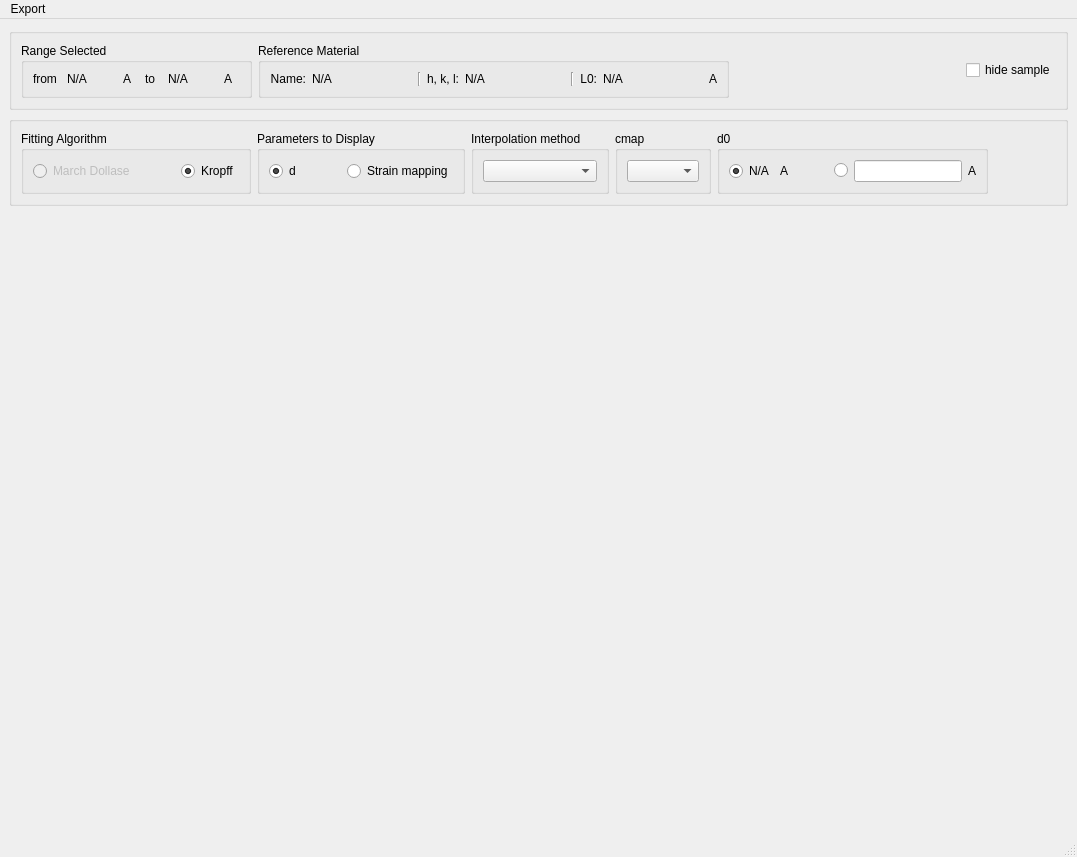
<?xml version="1.0" encoding="UTF-8"?>
<ui version="4.0">
 <class>MainWindow</class>
 <widget class="QMainWindow" name="MainWindow">
  <property name="geometry">
   <rect>
    <x>0</x>
    <y>0</y>
    <width>1077</width>
    <height>857</height>
   </rect>
  </property>
  <property name="windowTitle">
   <string>Strain Mapping</string>
  </property>
  <widget class="QWidget" name="centralwidget">
   <layout class="QVBoxLayout" name="verticalLayout">
    <item>
     <layout class="QHBoxLayout" name="horizontalLayout_10">
      <item>
       <widget class="QGroupBox" name="groupBox">
        <property name="title">
         <string/>
        </property>
        <layout class="QHBoxLayout" name="horizontalLayout_9">
         <item>
          <widget class="QGroupBox" name="groupBox_6">
           <property name="title">
            <string>Range Selected</string>
           </property>
           <layout class="QHBoxLayout" name="horizontalLayout_7">
            <item>
             <widget class="QLabel" name="label_8">
              <property name="text">
               <string>from </string>
              </property>
             </widget>
            </item>
            <item>
             <widget class="QLabel" name="from_lambda">
              <property name="sizePolicy">
               <sizepolicy hsizetype="Expanding" vsizetype="Preferred">
                <horstretch>0</horstretch>
                <verstretch>0</verstretch>
               </sizepolicy>
              </property>
              <property name="minimumSize">
               <size>
                <width>50</width>
                <height>0</height>
               </size>
              </property>
              <property name="maximumSize">
               <size>
                <width>50</width>
                <height>16777215</height>
               </size>
              </property>
              <property name="text">
               <string>N/A</string>
              </property>
             </widget>
            </item>
            <item>
             <widget class="QLabel" name="range_selected_from_units_label">
              <property name="text">
               <string>A</string>
              </property>
             </widget>
            </item>
            <item>
             <widget class="QLabel" name="label_10">
              <property name="text">
               <string>to</string>
              </property>
             </widget>
            </item>
            <item>
             <widget class="QLabel" name="to_lambda">
              <property name="sizePolicy">
               <sizepolicy hsizetype="Expanding" vsizetype="Preferred">
                <horstretch>0</horstretch>
                <verstretch>0</verstretch>
               </sizepolicy>
              </property>
              <property name="minimumSize">
               <size>
                <width>50</width>
                <height>0</height>
               </size>
              </property>
              <property name="maximumSize">
               <size>
                <width>50</width>
                <height>16777215</height>
               </size>
              </property>
              <property name="text">
               <string>N/A</string>
              </property>
             </widget>
            </item>
            <item>
             <widget class="QLabel" name="range_selected_to_units_label">
              <property name="text">
               <string>A</string>
              </property>
             </widget>
            </item>
           </layout>
          </widget>
         </item>
         <item>
          <widget class="QGroupBox" name="groupBox_5">
           <property name="title">
            <string>Reference Material</string>
           </property>
           <layout class="QHBoxLayout" name="horizontalLayout_8">
            <item>
             <widget class="QLabel" name="label_6">
              <property name="text">
               <string>Name:</string>
              </property>
              <property name="alignment">
               <set>Qt::AlignRight|Qt::AlignTrailing|Qt::AlignVCenter</set>
              </property>
             </widget>
            </item>
            <item>
             <widget class="QLabel" name="material_name">
              <property name="minimumSize">
               <size>
                <width>100</width>
                <height>0</height>
               </size>
              </property>
              <property name="maximumSize">
               <size>
                <width>100</width>
                <height>16777215</height>
               </size>
              </property>
              <property name="text">
               <string>N/A</string>
              </property>
             </widget>
            </item>
            <item>
             <widget class="Line" name="line">
              <property name="orientation">
               <enum>Qt::Vertical</enum>
              </property>
             </widget>
            </item>
            <item>
             <widget class="QLabel" name="label_2">
              <property name="text">
               <string>h, k, l:</string>
              </property>
              <property name="alignment">
               <set>Qt::AlignRight|Qt::AlignTrailing|Qt::AlignVCenter</set>
              </property>
             </widget>
            </item>
            <item>
             <widget class="QLabel" name="hkl_value">
              <property name="minimumSize">
               <size>
                <width>100</width>
                <height>0</height>
               </size>
              </property>
              <property name="maximumSize">
               <size>
                <width>100</width>
                <height>16777215</height>
               </size>
              </property>
              <property name="text">
               <string>N/A</string>
              </property>
             </widget>
            </item>
            <item>
             <widget class="Line" name="line_2">
              <property name="orientation">
               <enum>Qt::Vertical</enum>
              </property>
             </widget>
            </item>
            <item>
             <widget class="QLabel" name="reference_material_lambda0_label">
              <property name="text">
               <string>L0:</string>
              </property>
              <property name="alignment">
               <set>Qt::AlignRight|Qt::AlignTrailing|Qt::AlignVCenter</set>
              </property>
             </widget>
            </item>
            <item>
             <widget class="QLabel" name="lambda_0">
              <property name="minimumSize">
               <size>
                <width>100</width>
                <height>0</height>
               </size>
              </property>
              <property name="maximumSize">
               <size>
                <width>100</width>
                <height>16777215</height>
               </size>
              </property>
              <property name="text">
               <string>N/A</string>
              </property>
             </widget>
            </item>
            <item>
             <widget class="QLabel" name="reference_material_lambda0_units_label">
              <property name="text">
               <string>A</string>
              </property>
             </widget>
            </item>
           </layout>
          </widget>
         </item>
         <item>
          <spacer name="horizontalSpacer_5">
           <property name="orientation">
            <enum>Qt::Horizontal</enum>
           </property>
           <property name="sizeHint" stdset="0">
            <size>
             <width>40</width>
             <height>20</height>
            </size>
           </property>
          </spacer>
         </item>
         <item>
          <widget class="QCheckBox" name="checkBox">
           <property name="text">
            <string>hide sample</string>
           </property>
          </widget>
         </item>
        </layout>
       </widget>
      </item>
     </layout>
    </item>
    <item>
     <widget class="QGroupBox" name="groupBox_7">
      <property name="sizePolicy">
       <sizepolicy hsizetype="Preferred" vsizetype="Preferred">
        <horstretch>0</horstretch>
        <verstretch>0</verstretch>
       </sizepolicy>
      </property>
      <property name="title">
       <string/>
      </property>
      <layout class="QHBoxLayout" name="horizontalLayout_5">
       <item>
        <widget class="QGroupBox" name="groupBox_4">
         <property name="title">
          <string>Fitting Algorithm</string>
         </property>
         <layout class="QHBoxLayout" name="horizontalLayout">
          <item>
           <widget class="QRadioButton" name="march_dollase_radioButton">
            <property name="enabled">
             <bool>false</bool>
            </property>
            <property name="text">
             <string>March Dollase</string>
            </property>
           </widget>
          </item>
          <item>
           <spacer name="horizontalSpacer_3">
            <property name="orientation">
             <enum>Qt::Horizontal</enum>
            </property>
            <property name="sizeHint" stdset="0">
             <size>
              <width>40</width>
              <height>20</height>
             </size>
            </property>
           </spacer>
          </item>
          <item>
           <widget class="QRadioButton" name="kropff_radioButton">
            <property name="text">
             <string>Kropff</string>
            </property>
            <property name="checked">
             <bool>true</bool>
            </property>
           </widget>
          </item>
         </layout>
        </widget>
       </item>
       <item>
        <widget class="QGroupBox" name="groupBox_2">
         <property name="title">
          <string>Parameters to Display</string>
         </property>
         <layout class="QHBoxLayout" name="horizontalLayout_2">
          <item>
           <widget class="QRadioButton" name="display_d_radioButton">
            <property name="text">
             <string>d</string>
            </property>
            <property name="checked">
             <bool>true</bool>
            </property>
           </widget>
          </item>
          <item>
           <spacer name="horizontalSpacer_2">
            <property name="orientation">
             <enum>Qt::Horizontal</enum>
            </property>
            <property name="sizeHint" stdset="0">
             <size>
              <width>40</width>
              <height>20</height>
             </size>
            </property>
           </spacer>
          </item>
          <item>
           <widget class="QRadioButton" name="display_strain_mapping_radioButton">
            <property name="text">
             <string>Strain mapping</string>
            </property>
           </widget>
          </item>
         </layout>
        </widget>
       </item>
       <item>
        <widget class="QGroupBox" name="interpolation_groupBox">
         <property name="title">
          <string>Interpolation method</string>
         </property>
         <layout class="QHBoxLayout" name="horizontalLayout_4">
          <item>
           <widget class="QComboBox" name="interpolation_comboBox"/>
          </item>
         </layout>
        </widget>
       </item>
       <item>
        <widget class="QGroupBox" name="groupBox_9">
         <property name="title">
          <string>cmap</string>
         </property>
         <layout class="QHBoxLayout" name="horizontalLayout_12">
          <item>
           <widget class="QComboBox" name="cmap_comboBox"/>
          </item>
         </layout>
        </widget>
       </item>
       <item>
        <widget class="QGroupBox" name="groupBox_3">
         <property name="title">
          <string>d0</string>
         </property>
         <layout class="QHBoxLayout" name="horizontalLayout_3">
          <item>
           <widget class="QRadioButton" name="d0_value">
            <property name="text">
             <string>N/A</string>
            </property>
            <property name="checked">
             <bool>true</bool>
            </property>
           </widget>
          </item>
          <item>
           <widget class="QLabel" name="d0_units1_label">
            <property name="text">
             <string>A</string>
            </property>
           </widget>
          </item>
          <item>
           <spacer name="horizontalSpacer_6">
            <property name="orientation">
             <enum>Qt::Horizontal</enum>
            </property>
            <property name="sizeHint" stdset="0">
             <size>
              <width>40</width>
              <height>20</height>
             </size>
            </property>
           </spacer>
          </item>
          <item>
           <widget class="QRadioButton" name="d0_user_radioButton">
            <property name="text">
             <string/>
            </property>
           </widget>
          </item>
          <item>
           <widget class="QLineEdit" name="d0_user_value"/>
          </item>
          <item>
           <widget class="QLabel" name="d0_units2_label">
            <property name="text">
             <string>A</string>
            </property>
           </widget>
          </item>
         </layout>
        </widget>
       </item>
       <item>
        <spacer name="horizontalSpacer">
         <property name="orientation">
          <enum>Qt::Horizontal</enum>
         </property>
         <property name="sizeHint" stdset="0">
          <size>
           <width>40</width>
           <height>20</height>
          </size>
         </property>
        </spacer>
       </item>
      </layout>
     </widget>
    </item>
    <item>
     <widget class="QStackedWidget" name="stackedWidget">
      <property name="currentIndex">
       <number>0</number>
      </property>
      <widget class="QWidget" name="page">
       <layout class="QHBoxLayout" name="horizontalLayout_6">
        <item>
         <widget class="QWidget" name="matplotlib_interpolation_widget" native="true">
          <property name="sizePolicy">
           <sizepolicy hsizetype="Expanding" vsizetype="Expanding">
            <horstretch>0</horstretch>
            <verstretch>0</verstretch>
           </sizepolicy>
          </property>
         </widget>
        </item>
       </layout>
      </widget>
      <widget class="QWidget" name="page_2">
       <layout class="QHBoxLayout" name="horizontalLayout_11">
        <item>
         <widget class="QWidget" name="matplotlib_widget" native="true">
          <property name="sizePolicy">
           <sizepolicy hsizetype="Expanding" vsizetype="Preferred">
            <horstretch>0</horstretch>
            <verstretch>0</verstretch>
           </sizepolicy>
          </property>
         </widget>
        </item>
        <item>
         <layout class="QVBoxLayout" name="verticalLayout_2">
          <item>
           <widget class="QLineEdit" name="max_range_lineEdit">
            <property name="sizePolicy">
             <sizepolicy hsizetype="Minimum" vsizetype="Fixed">
              <horstretch>0</horstretch>
              <verstretch>0</verstretch>
             </sizepolicy>
            </property>
           </widget>
          </item>
          <item>
           <widget class="QWidget" name="vertical_range_slider_widget" native="true"/>
          </item>
          <item>
           <widget class="QLineEdit" name="min_range_lineEdit">
            <property name="sizePolicy">
             <sizepolicy hsizetype="Minimum" vsizetype="Fixed">
              <horstretch>0</horstretch>
              <verstretch>0</verstretch>
             </sizepolicy>
            </property>
           </widget>
          </item>
         </layout>
        </item>
       </layout>
      </widget>
     </widget>
    </item>
   </layout>
  </widget>
  <widget class="QMenuBar" name="menubar">
   <property name="geometry">
    <rect>
     <x>0</x>
     <y>0</y>
     <width>1077</width>
     <height>24</height>
    </rect>
   </property>
   <widget class="QMenu" name="menuExport">
    <property name="title">
     <string>Export</string>
    </property>
    <widget class="QMenu" name="menuTable">
     <property name="title">
      <string>Table</string>
     </property>
     <addaction name="actionASCII"/>
     <addaction name="actionJSON"/>
    </widget>
    <widget class="QMenu" name="actionExportImagesAll">
     <property name="title">
      <string>Images</string>
     </property>
     <addaction name="actionall"/>
     <addaction name="separator"/>
     <addaction name="actiond"/>
     <addaction name="actionstrain_mapping"/>
     <addaction name="actionintegrated_image"/>
    </widget>
    <widget class="QMenu" name="menuTable_and_integrated_image">
     <property name="title">
      <string>All</string>
     </property>
     <addaction name="actionASCII_JSON_and_TIF"/>
     <addaction name="actionHDF5"/>
    </widget>
    <addaction name="menuTable"/>
    <addaction name="separator"/>
    <addaction name="actionExportImagesAll"/>
    <addaction name="separator"/>
    <addaction name="menuTable_and_integrated_image"/>
    <addaction name="separator"/>
    <addaction name="action_export_configuration_for_cli"/>
   </widget>
   <addaction name="menuExport"/>
  </widget>
  <widget class="QStatusBar" name="statusbar"/>
  <action name="actionASCII">
   <property name="text">
    <string>ASCII ...</string>
   </property>
  </action>
  <action name="actionJSON">
   <property name="text">
    <string>JSON ...</string>
   </property>
  </action>
  <action name="actiond">
   <property name="text">
    <string>d ...</string>
   </property>
  </action>
  <action name="actionstrain_mapping">
   <property name="text">
    <string>strain mapping ...</string>
   </property>
  </action>
  <action name="actionall">
   <property name="text">
    <string>all ...</string>
   </property>
  </action>
  <action name="actionASCII_JSON_and_TIF">
   <property name="text">
    <string>ASCII, JSON and TIF ...</string>
   </property>
  </action>
  <action name="actionHDF5">
   <property name="text">
    <string>HDF5 ...</string>
   </property>
  </action>
  <action name="actionintegrated_image">
   <property name="text">
    <string>integrated image ...</string>
   </property>
  </action>
  <action name="action_export_configuration_for_cli">
   <property name="text">
    <string>Export configuration for cli ...</string>
   </property>
  </action>
 </widget>
 <resources/>
 <connections>
  <connection>
   <sender>march_dollase_radioButton</sender>
   <signal>clicked()</signal>
   <receiver>MainWindow</receiver>
   <slot>fitting_algorithm_changed()</slot>
   <hints>
    <hint type="sourcelabel">
     <x>136</x>
     <y>208</y>
    </hint>
    <hint type="destinationlabel">
     <x>7</x>
     <y>237</y>
    </hint>
   </hints>
  </connection>
  <connection>
   <sender>kropff_radioButton</sender>
   <signal>clicked()</signal>
   <receiver>MainWindow</receiver>
   <slot>fitting_algorithm_changed()</slot>
   <hints>
    <hint type="sourcelabel">
     <x>235</x>
     <y>189</y>
    </hint>
    <hint type="destinationlabel">
     <x>8</x>
     <y>198</y>
    </hint>
   </hints>
  </connection>
  <connection>
   <sender>display_d_radioButton</sender>
   <signal>clicked()</signal>
   <receiver>MainWindow</receiver>
   <slot>parameters_to_display_changed()</slot>
   <hints>
    <hint type="sourcelabel">
     <x>312</x>
     <y>189</y>
    </hint>
    <hint type="destinationlabel">
     <x>7</x>
     <y>330</y>
    </hint>
   </hints>
  </connection>
  <connection>
   <sender>display_strain_mapping_radioButton</sender>
   <signal>clicked()</signal>
   <receiver>MainWindow</receiver>
   <slot>parameters_to_display_changed()</slot>
   <hints>
    <hint type="sourcelabel">
     <x>449</x>
     <y>208</y>
    </hint>
    <hint type="destinationlabel">
     <x>7</x>
     <y>403</y>
    </hint>
   </hints>
  </connection>
  <connection>
   <sender>d0_value</sender>
   <signal>clicked()</signal>
   <receiver>MainWindow</receiver>
   <slot>d0_to_use_changed()</slot>
   <hints>
    <hint type="sourcelabel">
     <x>834</x>
     <y>208</y>
    </hint>
    <hint type="destinationlabel">
     <x>993</x>
     <y>258</y>
    </hint>
   </hints>
  </connection>
  <connection>
   <sender>d0_user_radioButton</sender>
   <signal>clicked()</signal>
   <receiver>MainWindow</receiver>
   <slot>d0_to_use_changed()</slot>
   <hints>
    <hint type="sourcelabel">
     <x>897</x>
     <y>207</y>
    </hint>
    <hint type="destinationlabel">
     <x>1001</x>
     <y>335</y>
    </hint>
   </hints>
  </connection>
  <connection>
   <sender>d0_user_value</sender>
   <signal>returnPressed()</signal>
   <receiver>MainWindow</receiver>
   <slot>d0_to_use_changed()</slot>
   <hints>
    <hint type="sourcelabel">
     <x>999</x>
     <y>188</y>
    </hint>
    <hint type="destinationlabel">
     <x>998</x>
     <y>195</y>
    </hint>
   </hints>
  </connection>
  <connection>
   <sender>max_range_lineEdit</sender>
   <signal>returnPressed()</signal>
   <receiver>MainWindow</receiver>
   <slot>min_max_lineEdit_value_changed()</slot>
   <hints>
    <hint type="sourcelabel">
     <x>1051</x>
     <y>284</y>
    </hint>
    <hint type="destinationlabel">
     <x>1069</x>
     <y>355</y>
    </hint>
   </hints>
  </connection>
  <connection>
   <sender>min_range_lineEdit</sender>
   <signal>returnPressed()</signal>
   <receiver>MainWindow</receiver>
   <slot>min_max_lineEdit_value_changed()</slot>
   <hints>
    <hint type="sourcelabel">
     <x>1051</x>
     <y>804</y>
    </hint>
    <hint type="destinationlabel">
     <x>1066</x>
     <y>673</y>
    </hint>
   </hints>
  </connection>
  <connection>
   <sender>actionASCII</sender>
   <signal>triggered()</signal>
   <receiver>MainWindow</receiver>
   <slot>export_table_ascii()</slot>
   <hints>
    <hint type="sourcelabel">
     <x>-1</x>
     <y>-1</y>
    </hint>
    <hint type="destinationlabel">
     <x>538</x>
     <y>428</y>
    </hint>
   </hints>
  </connection>
  <connection>
   <sender>actionJSON</sender>
   <signal>triggered()</signal>
   <receiver>MainWindow</receiver>
   <slot>export_table_json()</slot>
   <hints>
    <hint type="sourcelabel">
     <x>-1</x>
     <y>-1</y>
    </hint>
    <hint type="destinationlabel">
     <x>538</x>
     <y>428</y>
    </hint>
   </hints>
  </connection>
  <connection>
   <sender>actionall</sender>
   <signal>triggered()</signal>
   <receiver>MainWindow</receiver>
   <slot>export_images_all_tiff()</slot>
   <hints>
    <hint type="sourcelabel">
     <x>-1</x>
     <y>-1</y>
    </hint>
    <hint type="destinationlabel">
     <x>538</x>
     <y>428</y>
    </hint>
   </hints>
  </connection>
  <connection>
   <sender>actiond</sender>
   <signal>triggered()</signal>
   <receiver>MainWindow</receiver>
   <slot>export_images_d_tiff()</slot>
   <hints>
    <hint type="sourcelabel">
     <x>-1</x>
     <y>-1</y>
    </hint>
    <hint type="destinationlabel">
     <x>538</x>
     <y>428</y>
    </hint>
   </hints>
  </connection>
  <connection>
   <sender>actionstrain_mapping</sender>
   <signal>triggered()</signal>
   <receiver>MainWindow</receiver>
   <slot>export_images_strain_mapping_tiff()</slot>
   <hints>
    <hint type="sourcelabel">
     <x>-1</x>
     <y>-1</y>
    </hint>
    <hint type="destinationlabel">
     <x>538</x>
     <y>428</y>
    </hint>
   </hints>
  </connection>
  <connection>
   <sender>actionintegrated_image</sender>
   <signal>triggered()</signal>
   <receiver>MainWindow</receiver>
   <slot>export_images_integrated_tiff()</slot>
   <hints>
    <hint type="sourcelabel">
     <x>-1</x>
     <y>-1</y>
    </hint>
    <hint type="destinationlabel">
     <x>538</x>
     <y>428</y>
    </hint>
   </hints>
  </connection>
  <connection>
   <sender>actionASCII_JSON_and_TIF</sender>
   <signal>triggered()</signal>
   <receiver>MainWindow</receiver>
   <slot>export_all_ascii_json_tiff()</slot>
   <hints>
    <hint type="sourcelabel">
     <x>-1</x>
     <y>-1</y>
    </hint>
    <hint type="destinationlabel">
     <x>538</x>
     <y>428</y>
    </hint>
   </hints>
  </connection>
  <connection>
   <sender>actionHDF5</sender>
   <signal>triggered()</signal>
   <receiver>MainWindow</receiver>
   <slot>export_all_hdf5()</slot>
   <hints>
    <hint type="sourcelabel">
     <x>-1</x>
     <y>-1</y>
    </hint>
    <hint type="destinationlabel">
     <x>538</x>
     <y>428</y>
    </hint>
   </hints>
  </connection>
  <connection>
   <sender>interpolation_comboBox</sender>
   <signal>currentIndexChanged(int)</signal>
   <receiver>MainWindow</receiver>
   <slot>interpolation_cmap_method_changed()</slot>
   <hints>
    <hint type="sourcelabel">
     <x>614</x>
     <y>214</y>
    </hint>
    <hint type="destinationlabel">
     <x>1073</x>
     <y>486</y>
    </hint>
   </hints>
  </connection>
  <connection>
   <sender>cmap_comboBox</sender>
   <signal>currentIndexChanged(int)</signal>
   <receiver>MainWindow</receiver>
   <slot>interpolation_cmap_method_changed()</slot>
   <hints>
    <hint type="sourcelabel">
     <x>745</x>
     <y>214</y>
    </hint>
    <hint type="destinationlabel">
     <x>1072</x>
     <y>95</y>
    </hint>
   </hints>
  </connection>
  <connection>
   <sender>checkBox</sender>
   <signal>clicked()</signal>
   <receiver>MainWindow</receiver>
   <slot>display_hidden_plot_changed()</slot>
   <hints>
    <hint type="sourcelabel">
     <x>967</x>
     <y>103</y>
    </hint>
    <hint type="destinationlabel">
     <x>1061</x>
     <y>45</y>
    </hint>
   </hints>
  </connection>
  <connection>
   <sender>action_export_configuration_for_cli</sender>
   <signal>triggered()</signal>
   <receiver>MainWindow</receiver>
   <slot>action_configuration_for_cli_clicked()</slot>
   <hints>
    <hint type="sourcelabel">
     <x>-1</x>
     <y>-1</y>
    </hint>
    <hint type="destinationlabel">
     <x>538</x>
     <y>428</y>
    </hint>
   </hints>
  </connection>
 </connections>
 <slots>
  <slot>fitting_algorithm_changed()</slot>
  <slot>parameters_to_display_changed()</slot>
  <slot>d0_to_use_changed()</slot>
  <slot>transparency_slider_changed()</slot>
  <slot>export_clicked()</slot>
  <slot>export_table()</slot>
  <slot>min_max_value_changed()</slot>
  <slot>min_max_lineEdit_value_changed()</slot>
  <slot>export_table_ascii()</slot>
  <slot>export_table_json()</slot>
  <slot>export_images_d_tiff()</slot>
  <slot>export_images_strain_mapping_tiff()</slot>
  <slot>export_images_integrated_tiff()</slot>
  <slot>export_all_hdf5()</slot>
  <slot>export_all_ascii_json_tiff()</slot>
  <slot>export_images_all_tiff()</slot>
  <slot>interpolation_cmap_method_changed()</slot>
  <slot>display_hidden_plot_changed()</slot>
  <slot>action_configuration_for_cli_clicked()</slot>
 </slots>
</ui>
